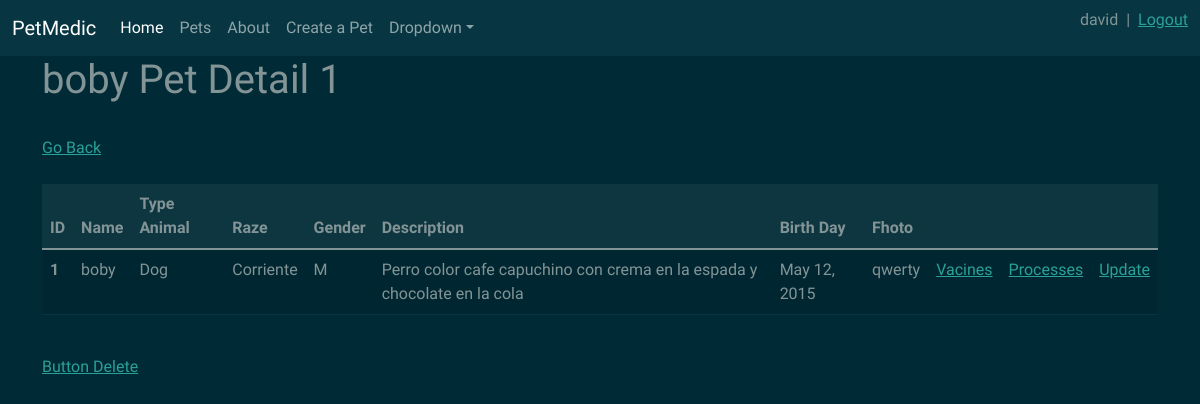
The app's page /pet/1/ (signed in) with its own data.
### pet/models.py (models this page shows)
class Pet(models.Model):
    owner = models.ForeignKey(
        User,
        on_delete=models.CASCADE,
        null=True,
        blank=True,
    )
    FEMALE = 'F'
    MALE = 'M'
    GENDER_CHOICES = [
        (FEMALE, 'Female'),
        (MALE, 'Male'),
    ]
    id = models.AutoField(primary_key=True)
    name = models.CharField(max_length=100)
    type_animal = models.CharField(max_length=100)
    raze = models.CharField(max_length=100)
    gender = models.CharField(
        max_length=2,
        choices=GENDER_CHOICES,
        default=FEMALE,
    )
    description = models.TextField(null=True, blank=True)
    birth_day = models.DateField()
    picture = models.CharField(max_length=500)
    updated = models.DateTimeField(auto_now=True)  # hace referencia de cuando de actualiza  (todo el tiempo)
    created = models.DateTimeField(auto_now_add=True)  # hace referencia a cuando se creo la mascota (una vez)
    def __str__(self):
        return self.name

### pet/views.py (the view)
# urls.py: path('pet/<int:pk>/', PetDetail.as_view(), name='pet_detail'),
class PetDetail(LoginRequiredMixin, DetailView):
    model = Pet
    context_object_name = 'pet'
    template_name = 'pet/pet_detail.html'

### pet/templates/pet/pet_detail.html (shortened to what this page needs)
{% extends 'main.html'%}
{% block content %}
<h1> {{pet}} Pet Detail {{pet.id}} </h1>
<br>
<a href="{% url 'pet_list' %}"> Go Back</a>
<br>
<br>
<div>
        <table class="table table-hover">
          <thead>
            <tr>
                <th scope="col">ID</th>
                <th scope="col">Name</th>
                <th scope="col">Type Animal</th>
                <th scope="col">Raze</th>
                <th scope="col">Gender</th>
                <th scope="col">Description</th>
                <th scope="col">Birth Day</th>
                <th scope="col">Fhoto</th>
                <th scope="col"></th>
                <th scope="col"></th>
                <th scope="col"></th>
            </tr>
          </thead>
          <tbody>
            <tr class="table-active">
                <th scope="row">{{pet.id}}</th>
                <td>{{pet.name}}</td>
                <td>{{pet.type_animal}}</td>
                <td>{{pet.raze}}</td>
                <td>{{pet.gender}}</td>
                <td>{{pet.description}}</td>
                <td>{{pet.birth_day}}</td>
                <td>{{pet.picture}}</td>
                <td><a href="{% url 'vaccine_list' pet.id %}">Vacines</a> </td>
                <td><a href="{% url 'process_list' pet.id %}">Processes</a> </td>
                <td><a href="{% url 'pet_update' pet.id %}">Update</a> </td>
            </tr>
        </table>
    <br>
        <a href="{% url 'pet_delete' pet.id %}">Button Delete</a>
</div>
{% endblock %}

### templates/navbar.html (shortened to what this page needs)
<link rel="stylesheet"
      type="text/css"
      href="{% static 'css/bootstrap.min.css' %}">
<nav class="navbar navbar-expand-lg navbar-dark bg-dark">
    <div class="container-fluid">
        <a class="navbar-brand" href="/">PetMedic</a>
        <div class="collapse navbar-collapse" id="navbarColor02">
            <ul class="navbar-nav me-auto">
                <li class="nav-item">
                    <a class="nav-link active" href="">Home
                    </a>
                </li>
                <li class="nav-item">
                    <a class="nav-link" href="{% url 'pet_list' %}">Pets</a>
                </li>
                <li class="nav-item">
                    <a class="nav-link" href="#">About</a>
                </li>
                <li class="nav-item">
                    <a class="nav-link" href="">Create a Pet</a>
                </li>
                <li class="nav-item dropdown">
                    <a class="nav-link dropdown-toggle" data-bs-toggle="dropdown" href="#" role="button"
                       aria-haspopup="true" aria-expanded="false">Dropdown</a>
                </li>
            </ul>
            <div class="d-flex">
                {% if request.user.is_authenticated %}
                <p style=" margin-right: 0.5em; ">
                    {{request.user}}
                </p>
                |
                <a style=" margin-left: 0.5em; " href="{% url 'logout' %}">Logout</a>
                {% else %}
                <a style=" margin-left: 0.5em; " href="{% url 'login' %}">Login</a>
                {% endif %}
            </div>
        </div>
    </div>
</nav>

### records on screen
Pet: name "boby", id "1", type_animal "Dog", raze "Corriente", gender "M", description "Perro color cafe capuchino con crema en la espada y chocolate en la cola", birth_day "May 12, 2015", picture "qwerty"

### other values on screen
{{ request.user }} "david"
